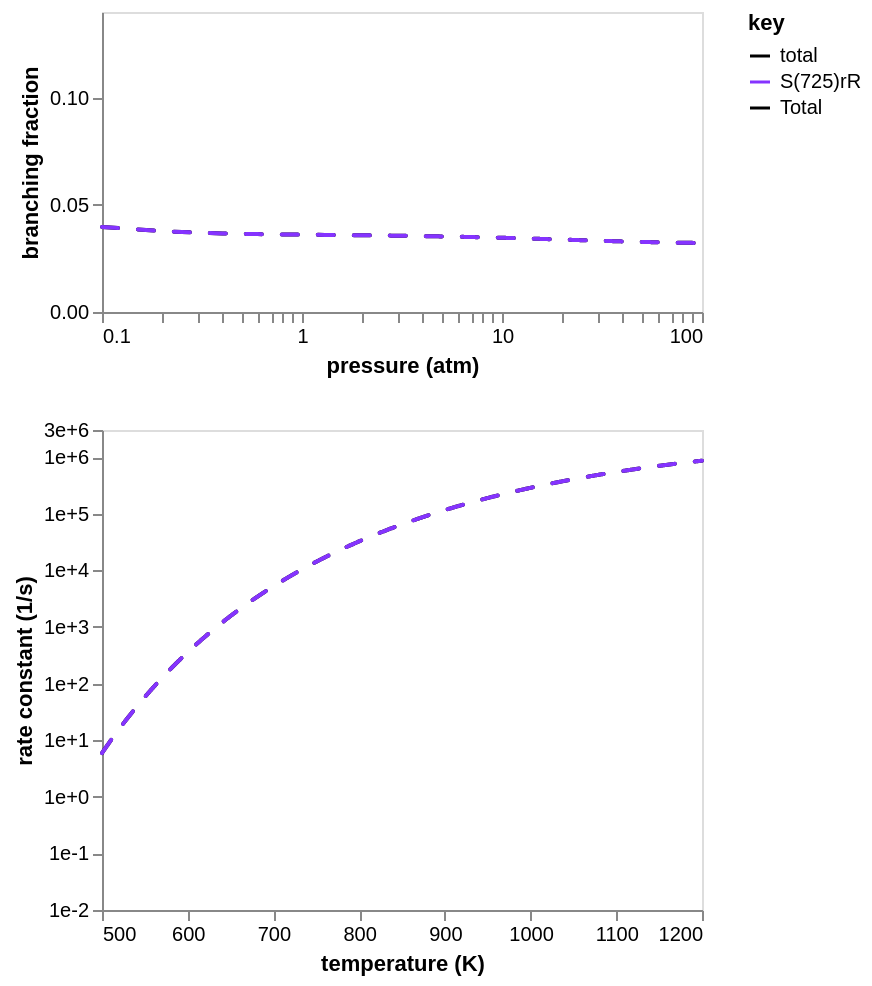

Notebook source saved alongside this figure:
### Code cell
branch_frac_chart2 = fig.branching_fraction_chart(
    rate_df2,
    P_range=(0.1, 100),
    T=T,
    legend=legend,
    total=total,
    mark_kwargs={"strokeDash": [8, 10], "strokeCap": "round"},
    y_range=f_range,
)
rate_chart2 = fig.rate_chart(
    rate_df2,
    T_range=(500, 1200),
    P=P,
    legend=legend,
    total=total,
    y_range=y_range,
    mark_kwargs={"strokeDash": [8, 10], "strokeCap": "round"},
    units={"substance": "molecules"},
)
chart = alt.vconcat(
    branch_frac_chart2.properties(width=300, height=150),
    rate_chart2.properties(width=300, height=240),
).configure_axis(grid=False)
chart

### Figure 1 — Vega-Lite specification as saved in the notebook (floating-point values rounded to 4 significant figures; data arrays with more than 128 entries replaced by an {"elided": "..."} marker saying what was removed)
{"config": {"view": {"continuousWidth": 300, "continuousHeight": 300}, "axis": {"grid": false}}, "vconcat": [{"data": {"name": "data-65c56285b44fb9b4ea5a811a144611da"}, "mark": {"type": "line", "strokeCap": "round", "strokeDash": [8, 10]}, "encoding": {"color": {"field": "key", "scale": {"domain": ["total", "S(725)rR"], "range": ["#000000", "#8533ff"]}, "type": "nominal"}, "x": {"axis": {"labelExpr": "((abs(datum.value - 0.1) / abs(0.1) < 1e-5) ||\n(abs(datum.value - 1.0) / abs(1.0) < 1e-5) ||\n(abs(datum.value - 10.0) / abs(10.0) < 1e-5) ||\n(abs(datum.value - 100.0) / abs(100.0) < 1e-5) ||\n(abs(datum.value - 100.0) / abs(100.0) < 1e-5)) ? datum.label : ''", "values": [0.1, 0.2, 0.3, 0.4, 0.5, 0.6, 0.7, 0.8, 0.9, 1.0, 2.0, 3.0, 4.0, 5.0, 6.0, 7.0, 8.0, 9.0, 10.0, 20.0, 30.0, 40.0, 50.0, 60.0, 70.0, 80.0, 90.0, 100.0, 100.0]}, "field": "x", "scale": {"domain": [0.1, 100.0], "type": "log"}, "title": "pressure (atm)", "type": "quantitative"}, "y": {"axis": {"format": ".2f"}, "field": "value", "scale": {"domain": [0.00191, 0.136], "domainMax": 0.136, "nice": true}, "title": "branching fraction", "type": "quantitative"}}, "height": 150, "transform": [{"fold": ["total", "S(725)rR"]}], "width": 300}, {"data": {"name": "data-69dc6cf43934f6969b353cb8605bfb2c"}, "mark": {"type": "line", "strokeCap": "round", "strokeDash": [8, 10]}, "encoding": {"color": {"field": "key", "scale": {"domain": ["Total", "S(725)rR"], "range": ["#000000", "#8533ff"]}, "type": "nominal"}, "x": {"axis": {"format": ".0f"}, "field": "x", "scale": {"domain": [500, 1200], "domainMax": 1200, "nice": true}, "title": "temperature (K)", "type": "quantitative"}, "y": {"axis": {"format": ".0e", "labelExpr": "((abs(datum.value - 0.01) / abs(0.01) < 1e-5) ||\n(abs(datum.value - 0.1) / abs(0.1) < 1e-5) ||\n(abs(datum.value - 1.0) / abs(1.0) < 1e-5) ||\n(abs(datum.value - 10.0) / abs(10.0) < 1e-5) ||\n(abs(datum.value - 100.0) / abs(100.0) < 1e-5) ||\n(abs(datum.value - 1000.0) / abs(1000.0) < 1e-5) ||\n(abs(datum.value - 10000.0) / abs(10000.0) < 1e-5) ||\n(abs(datum.value - 100000.0) / abs(100000.0) < 1e-5) ||\n(abs(datum.value - 1000000.0) / abs(1000000.0) < 1e-5) ||\n(abs(datum.value - 3000000.0) / abs(3000000.0) < 1e-5)) ? datum.label : ''", "values": [0.01, 0.1, 1.0, 10.0, 100.0, 1000.0, 10000.0, 100000.0, 1000000.0, 3000000.0]}, "field": "value", "scale": {"domain": [0.01, 3000000.0], "type": "log"}, "title": "rate constant (1/s)", "type": "quantitative"}}, "height": 240, "transform": [{"fold": ["Total", "S(725)rR"]}], "width": 300}], "$schema": "https://vega.github.io/schema/vega-lite/v5.20.1.json", "datasets": {"data-65c56285b44fb9b4ea5a811a144611da": {"elided": "1000 records"}, "data-69dc6cf43934f6969b353cb8605bfb2c": {"elided": "1000 records"}}}
